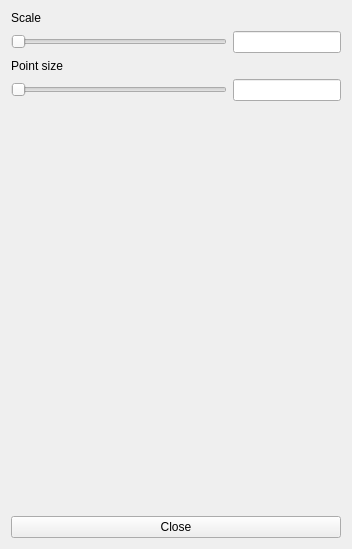
<?xml version="1.0" encoding="UTF-8"?>
<ui version="4.0">
 <class>camera_setting</class>
 <widget class="QWidget" name="camera_setting">
  <property name="geometry">
   <rect>
    <x>0</x>
    <y>0</y>
    <width>352</width>
    <height>549</height>
   </rect>
  </property>
  <property name="windowTitle">
   <string>Form</string>
  </property>
  <layout class="QVBoxLayout" name="verticalLayout">
   <item>
    <widget class="QLabel" name="label">
     <property name="text">
      <string>Scale</string>
     </property>
    </widget>
   </item>
   <item>
    <layout class="QHBoxLayout" name="horizontalLayout_2">
     <item>
      <widget class="QSlider" name="scale_slider">
       <property name="maximum">
        <number>999</number>
       </property>
       <property name="pageStep">
        <number>0</number>
       </property>
       <property name="orientation">
        <enum>Qt::Horizontal</enum>
       </property>
      </widget>
     </item>
     <item>
      <widget class="QLineEdit" name="scale_edit">
       <property name="sizePolicy">
        <sizepolicy hsizetype="Fixed" vsizetype="Fixed">
         <horstretch>0</horstretch>
         <verstretch>0</verstretch>
        </sizepolicy>
       </property>
      </widget>
     </item>
    </layout>
   </item>
   <item>
    <widget class="QLabel" name="label_2">
     <property name="text">
      <string>Point size</string>
     </property>
    </widget>
   </item>
   <item>
    <layout class="QHBoxLayout" name="horizontalLayout">
     <item>
      <widget class="QSlider" name="size_slider">
       <property name="maximum">
        <number>999</number>
       </property>
       <property name="pageStep">
        <number>0</number>
       </property>
       <property name="orientation">
        <enum>Qt::Horizontal</enum>
       </property>
      </widget>
     </item>
     <item>
      <widget class="QLineEdit" name="size_edit">
       <property name="sizePolicy">
        <sizepolicy hsizetype="Fixed" vsizetype="Fixed">
         <horstretch>0</horstretch>
         <verstretch>0</verstretch>
        </sizepolicy>
       </property>
      </widget>
     </item>
    </layout>
   </item>
   <item>
    <spacer name="verticalSpacer">
     <property name="orientation">
      <enum>Qt::Vertical</enum>
     </property>
     <property name="sizeHint" stdset="0">
      <size>
       <width>20</width>
       <height>375</height>
      </size>
     </property>
    </spacer>
   </item>
   <item>
    <widget class="QPushButton" name="close">
     <property name="text">
      <string>Close</string>
     </property>
    </widget>
   </item>
  </layout>
 </widget>
 <resources/>
 <connections/>
</ui>
